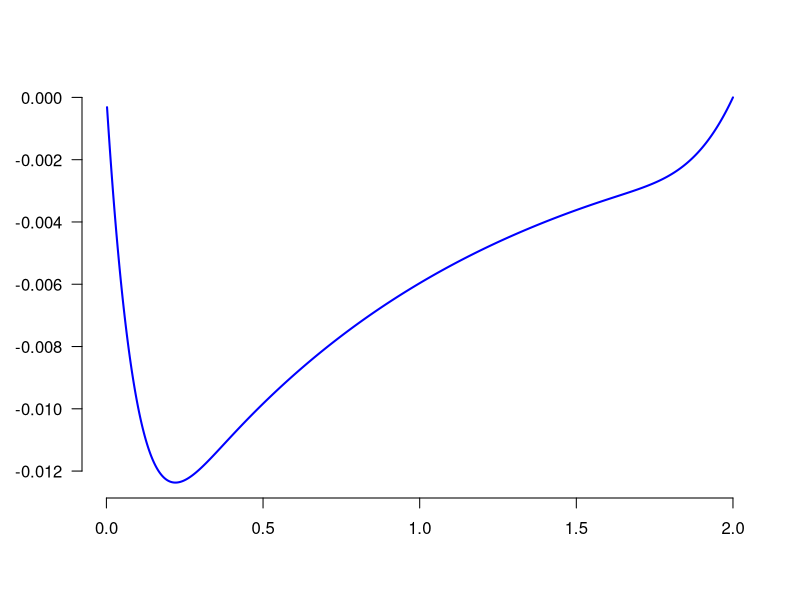

Here is the R script that generated this plot:
   B<-read.table("SMLE.txt")
   x<-B[,1]
   y<-B[,2]
   f <- function(x) {1-exp(-x)}/{1-exp(-2)}
   x0 <-seq(0,max(x),by=0.01)
   y0<-f(x0)
   plot(c(-1000,-1000),xlim=c(min(x),max(x)), ylim=c(min(y),max(y)), main= "",ylab="",xlab="",bty="n",las=1)
   lines(x,y,lwd=2,col="blue")
   #lines(x0,y0,lwd=2,lty=2,col="red")  
	
	
	
	

    